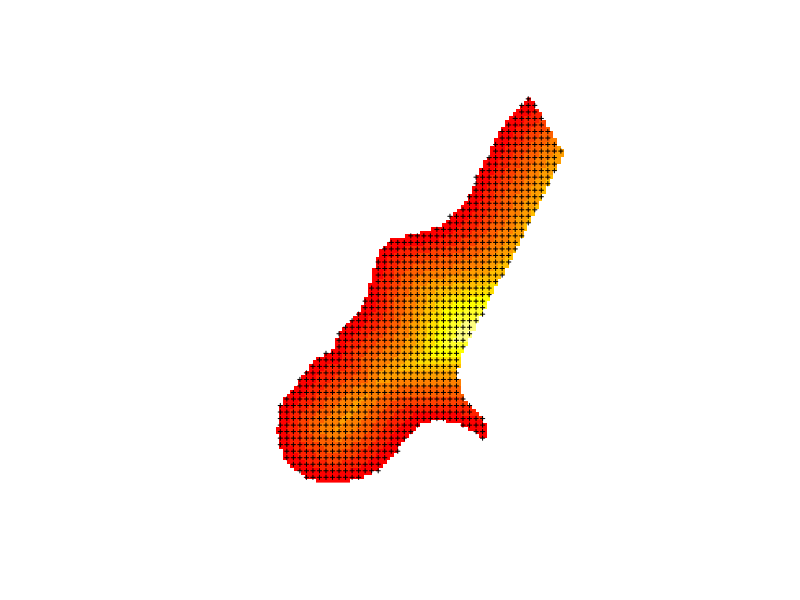

Write R code to recreate this figure.
## regular sampling over a grid
library(sp)
data(meuse.grid)
gridded(meuse.grid) = ~x+y
image(meuse.grid["dist"])
points(spsample(meuse.grid,n=1000,type="regular"), pch=3, cex=.4)
